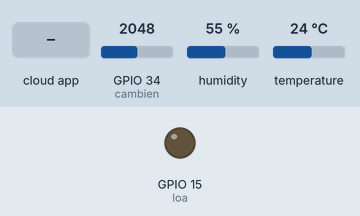
The sketch below on a simulated ESP32. Shown: output pins drawn as LEDs (lit = HIGH). Inputs (shaded band) come from the test bench; at power-on: GPIO 34 (cambien) = 2048, humidity 55 %, temperature 24 °C. WiFi joins after 1.5 s; servers stay silent unless stated; the Firebase database answers and starts empty; what the sketch prints to the serial monitor is not drawn.

Above: at 2.7 s.
2.8 s: the phone or cloud app sets predict_fire to 1
At 4.5 s:
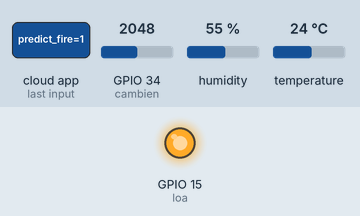
5.6 s: the phone or cloud app sets predict_fire to 0
At 7.5 s:
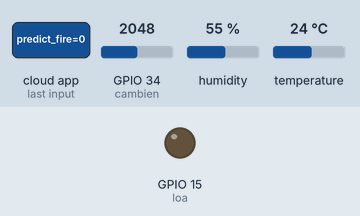
Timing chart, 0 to 9.0 s (numbered marks = the images above; inputs shaded):
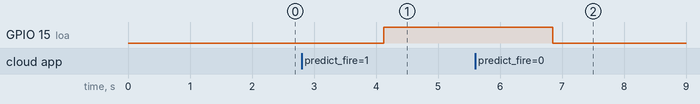

Measured:
- after the input at 2.8 s, GPIO 15 (loa): LOW → HIGH after 1.3 s
- after the input at 5.6 s, GPIO 15 (loa): HIGH → LOW after 1.3 s

The sketch:

code_esp32_CanhBaoChay.ino
```cpp
#include <WiFi.h>
#include <Firebase_ESP_Client.h>

const char* ssid = "nvt";
const char* pass  = "12345678";
FirebaseAuth auth;
FirebaseConfig firebaseConfig;
FirebaseData fbdo;
#include "DHT.h"

#define DHTPIN 4     // Digital pin connected to the DHT sensor
// Feather HUZZAH ESP8266 note: use pins 3, 4, 5, 12, 13 or 14 --
// Pin 15 can work but DHT must be disconnected during program upload.

// Uncomment whatever type you're using!
#define DHTTYPE DHT11   // DHT 11
// #define DHTTYPE DHT22   // DHT 22  (AM2302), AM2321
//#define DHTTYPE DHT21   // DHT 21 (AM2301)

// Connect pin 1 (on the left) of the sensor to +5V
// NOTE: If using a board with 3.3V logic like an Arduino Due connect pin 1
// to 3.3V instead of 5V!
// Connect pin 2 of the sensor to whatever your DHTPIN is
// Connect pin 4 (on the right) of the sensor to GROUND
// Connect a 10K resistor from pin 2 (data) to pin 1 (power) of the sensor

// Initialize DHT sensor.
// Note that older versions of this library took an optional third parameter to
// tweak the timings for faster processors.  This parameter is no longer needed
// as the current DHT reading algorithm adjusts itself to work on faster procs.
DHT dht(DHTPIN, DHTTYPE);
int cambien = 34; //Cảm biến nối chân số 5 Arduino
int giatri;

int loa = 15;


void setup() {
  Serial.begin(115200);
  Serial.println(F("DHTxx test!"));
  pinMode(cambien, INPUT); //Cảm biến nhận tín hiệu
  pinMode(loa, OUTPUT);

  dht.begin();

  WiFi.begin(ssid, pass);
  WiFi.setSleep(false);
  while (WiFi.status() != WL_CONNECTED) {
    delay(500);
    Serial.print(".");
  }
  Serial.println("");

  Serial.println("Wifi connected");
  firebaseConfig.api_key = "AIzaSyAI-PPSS1T77n-pnP00Vy-60HL2t5IuaqU";
  firebaseConfig.host = "https://nhanthongminh-9fb6f-default-rtdb.asia-southeast1.firebasedatabase.app";
  auth.user.email = "nguyenvanthuan20112002@gmail.com";
  auth.user.password = "thuanbeo2k2@";

  Firebase.begin(&firebaseConfig, &auth);

  if(Firebase.ready()) {
    Serial.println("Connected to Firebase");
  } else {
    Serial.println("Failed to connect to Firebase");
  }
}

void loop() {
  // Wait a few seconds between measurements.
  delay(2000);

  // Reading temperature or humidity takes about 250 milliseconds!
  // Sensor readings may also be up to 2 seconds 'old' (its a very slow sensor)
  float h = dht.readHumidity();
  // Read temperature as Celsius (the default)
  float t = dht.readTemperature();
  // Read temperature as Fahrenheit (isFahrenheit = true)
  float f = dht.readTemperature(true);

  // Check if any reads failed and exit early (to try again).
  if (isnan(h) || isnan(t) || isnan(f)) {
    Serial.println(F("Failed to read from DHT sensor!"));
    return;
  }

  // Compute heat index in Fahrenheit (the default)
  float hif = dht.computeHeatIndex(f, h);
  // Compute heat index in Celsius (isFahreheit = false)
  float hic = dht.computeHeatIndex(t, h, false);

  giatri = analogRead(cambien); //Đọc giá trị cảm biến và gán vào biến giatri
  Serial.print("Giá trị cảm biến: ");
  Serial.println(giatri);
  if (!isnan(t)) {
    Firebase.RTDB.setFloat(&fbdo, "/Temperature", t);
  }
  if (!isnan(h)) {
    Firebase.RTDB.setFloat(&fbdo, "/Humidity", h);
  }

  if (!isnan(giatri)) {
    Firebase.RTDB.setFloat(&fbdo, "/Gas", giatri);
  }

  String dataString = String(giatri) + ", " + String(h) + ", " + String(t);
  Serial.println(dataString);

  if(Firebase.RTDB.getBool(&fbdo, "/predict_fire")) {
    // Serial.println(fbdo.boolData());
    bool isFire = fbdo.boolData();
    if (isFire) {
      Serial.println("Fire detected! Turning on the alarm.");
      digitalWrite(loa, HIGH); // Turn on the alarm
    } else {
      digitalWrite(loa, LOW); // Turn off the alarm
      Serial.println("Fire detected NO! Turning on the alarm.");
    }
    delay(100);
  }
}
```
